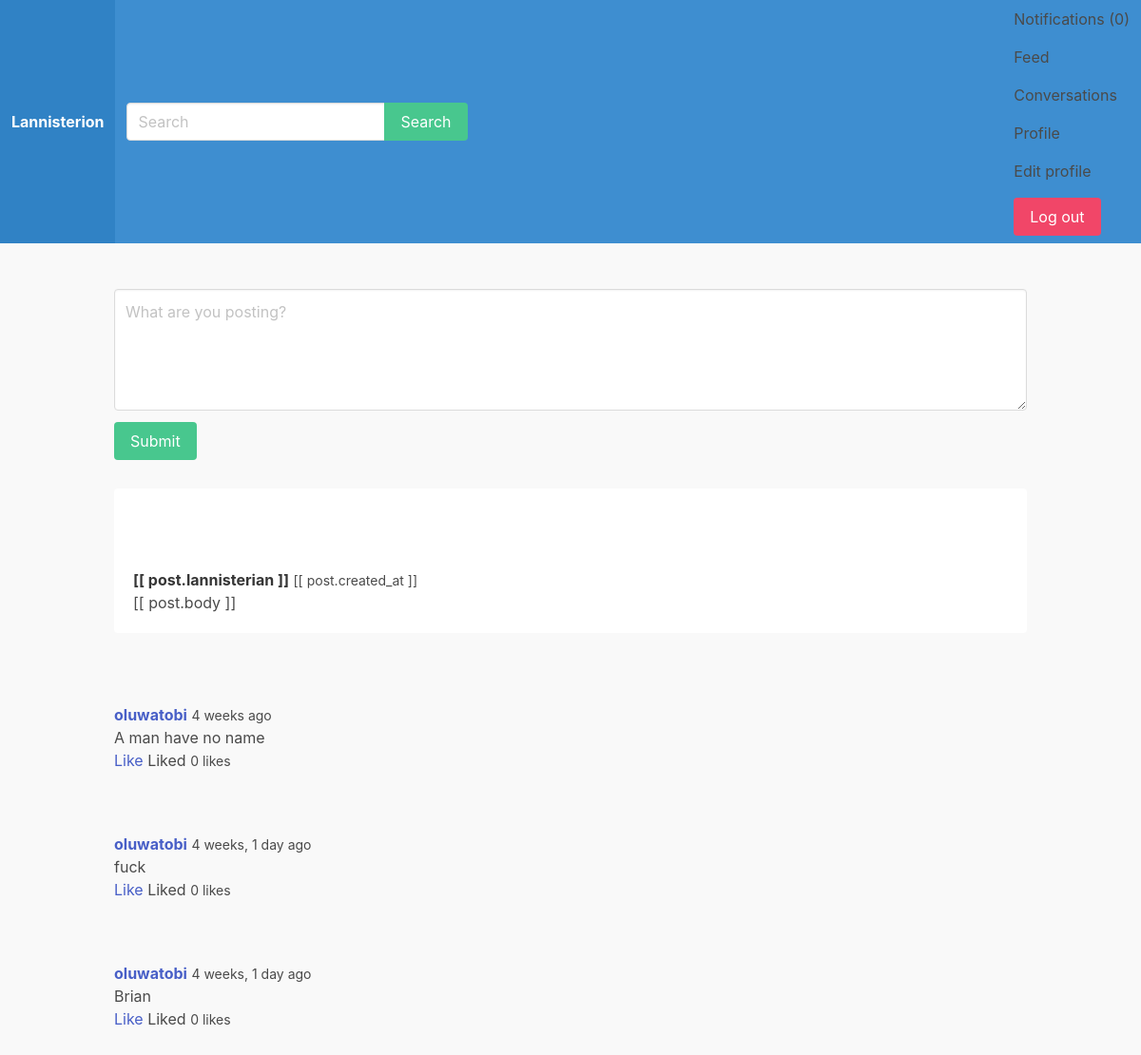
Before: /feed/ (signed in) with the older database file.
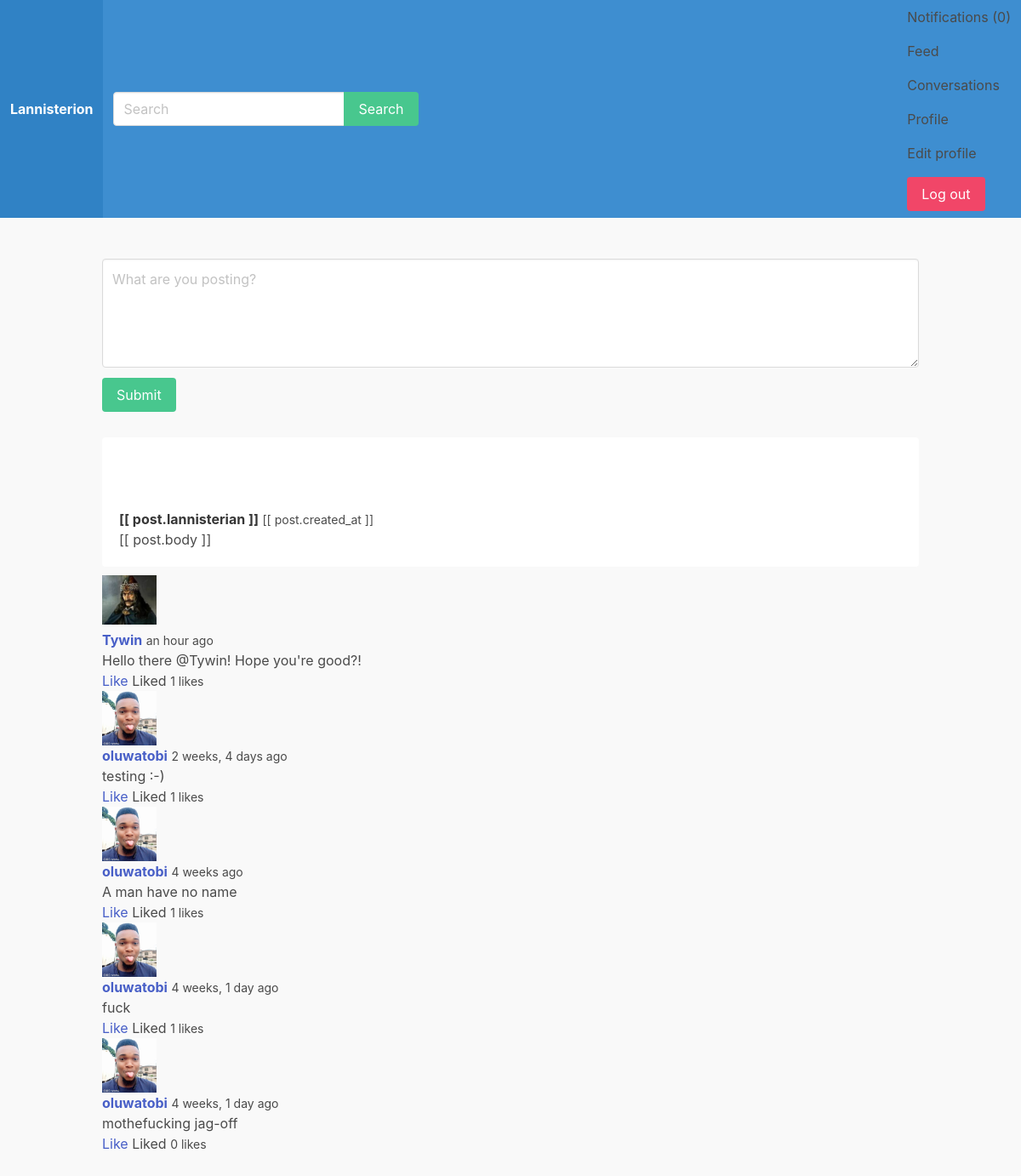
After: the same page with the newer database file.
### apps/feed/models.py (models this page shows)
class Post(models.Model):
    body = models.CharField(max_length=255)
    created_by = models.ForeignKey(User, related_name='posts', on_delete=models.CASCADE)
    created_at = models.DateTimeField(auto_now_add=True)
    class Meta:
        ordering = ('-created_at',)

### apps/lannisterianprofile/models.py (models this page shows)
class LannisterianProfile(models.Model):
    user = models.OneToOneField(User, on_delete=models.CASCADE)
    follows = models.ManyToManyField('self', related_name='followed_by', symmetrical=False)
    avatar = models.ImageField(upload_to='upload/', blank=True, null=True)

### apps/feed/views.py (the view)
# urls.py: path('feed/', feed, name='feed'),
@login_required
def feed(request):
    userids = [request.user.id]
    for lannisterian in request.user.lannisterianprofile.follows.all():
        userids.append(lannisterian.user.id)
    posts =Post.objects.filter(created_by_id__in=userids)
    for post in posts:
        likes = post.likes.filter(created_by_id=request.user.id)
        if likes.count() > 0:
            post.liked = True
        else:
            post.liked = False
    return render(request, 'feed/feed.html', {'posts': posts})

### apps/notification/context_processors.py (called while the page is built)
def notifications(request):
    if request.user.is_authenticated:
        return{'notifications' : request.user.notifications.filter(is_read=False)}
    else:
        return{'notifications': []}

### apps/feed/templates/feed/feed.html (shortened to what this page needs)
{% extends 'core/base.html' %}
{% load humanize %}
{% block content %}
    <div class="container" id="feedapp">
        <div class="columns">
            <div class="column is-12">
                <div class="wrapper-form">
                    <form v-on:submit.prevent="submitPost()">
                        <div class="field">
                            <div class="control">
                                <textarea class="textarea" v-model="body" placeholder="What are you posting?"></textarea>
                            </div>
                        </div>
                        <div class="field">
                            <div class="control">
                                <button class="button is-success">Submit</button>
                            </div>
                        </div>
                    </form>
                </div>
                <div class="wrapper-posts">
                    <div class="post" v-for="post in posts">
                        <article class="article">
                            <figure class="media-left">
                                <p class="image is-64x64">
                                </p>
                            </figure>
                            <div class="media-content">
                                <div class="content">
                                    <p>
                                        <strong>[[ post.lannisterian ]]</strong>
                                        <small>[[ post.created_at ]]</small>
                                        <br>
                                        [[ post.body ]]
                                    </p>
                                </div>
                            </div>
                        </article>
                    </div>
                    {% for post in posts %}
                        <article class="article">
                            <figure class="media-left">
                                <p class="image is-64x64">
                                    {% if post.created_by.lannisterianprofile.avatar %}
                                        <img src="{{ post.created_by.lannisterianprofile.avatar.url }}">
                                    {% endif %}
                                </p>
                            </figure>
                            <div class="media-content">
                                <div class="content">
                                    <p>
                                        <strong><a href="{% url 'lannisterianprofile' post.created_by.username %}">{{ post.created_by.username }}</a></strong>
                                        <small>{{ post.created_at|naturaltime }}</small>
                                        <br>
                                        {{ post.body }}
                                    <br>
                                    <a @click="likePost({{ post.id}})" v-if="!liked_posts.includes({{ post.id }})">Like</a>
                                    <span v-if="liked_posts.includes({{ post.id }})">Liked</span>
                                    <small id="likes-{{ post.id }}">{{ post.likes.count }} likes</small>
                                    </p>
                                </div>
                            </div>
                        </article>
                    {% endfor %}
                </div>
            </div>
        </div>
    </div>
{% endblock %}

### apps/core/templates/core/base.html (shortened to what this page needs)
<!DOCTYPE html>
{% load static %}
<html>
    <head>
        <link rel="stylesheet" href="https://cdn.jsdelivr.net/npm/bulma@0.9.0/css/bulma.min.css">
        <link rel="stylesheet" href="{% static 'css/main.css' %}">
    </head>
    <body>
        <nav class="navbar is-info" role="navigation">
            <div class="navbar-brand">
                <a href="/" class="navbar-item"><strong>Lannisterion</strong></a>
            </div>
            <div class="navbar-menu">
                <div class="navbar-start">
                    <div class="navbar-item">
                       <form method="get" action="{% url 'search' %}">
                           <div class="field has-addons">
                               <div class="control">
                                   <input type="text" class="input" placeholder="Search" name="query">
                               </div>
                               <div class="control">
                                   <button class="button is-success">Search</button>
                               </div>
                           </div>
                       </form>
                    </div>
                </div>
                <div class="navebar-end">
                    {% if request.user.is_authenticated %}
                        <a href="{% url 'notifications' %}" class="navbar-item">Notifications ({{ notifications.count }})</a>
                        <a href="{% url 'feed' %}" class="navbar-item">Feed</a>
                        <a href="{% url 'conversations' %}" class="navbar-item">Conversations</a>
                        <a href="{% url 'lannisterianprofile' request.user.username %}" class="navbar-item">Profile</a>
                        <a href="{% url 'edit_profile' %}" class="navbar-item">Edit profile</a>
                    {% endif %}
                    <div class="navbar-item">
                        <div class="buttons">
                            {% if request.user.is_authenticated %}
                                <a href="{% url 'logout' %}" class="button is-danger">Log out</a>
                            {% else %}
                                <a href="{% url 'signup' %}" class="button is-success"><strong>Sign up</strong></a>
                                <a href="{% url 'login' %}" class="button is-light">Log in</a>
                            {% endif %}
                        </div>
                    </div>
                </div>
            </div>
        </nav>
        <section class="section">
            {% block content %}
            {% endblock %}
        </section>
    </body>
</html>

### static/css/main.css (style rules this page uses)
body { background: #f9f9f9; }
.wrapper-posts { margin-top: 30px; }
.wrapper-posts .post, .notifications-wrapper .media { margin-bottom: 10px; padding: 20px; border-radius: 4px; background: #fff; }

Changed rows visible on the page:
added Post: created_by.lannisterianprofile.avatar (picture), created_by.username "Tywin", created_at "an hour ago", body "Hello there @Tywin! Hope you're good?!", likes.count "1"
added Post: created_by.lannisterianprofile.avatar (picture), created_by.username "oluwatobi", created_at "2 weeks, 4 days ago", body "testing :-)", likes.count "1"
changed through a linked row, Post "A man have no name": created_by.lannisterianprofile.avatar: picture added; likes.count "0" → "1"
changed through a linked row, Post "fuck": created_by.lannisterianprofile.avatar: picture added; likes.count "0" → "1"
changed Post: created_by.lannisterianprofile.avatar: picture added; body "Brian" → "mothefucking jag-off"
